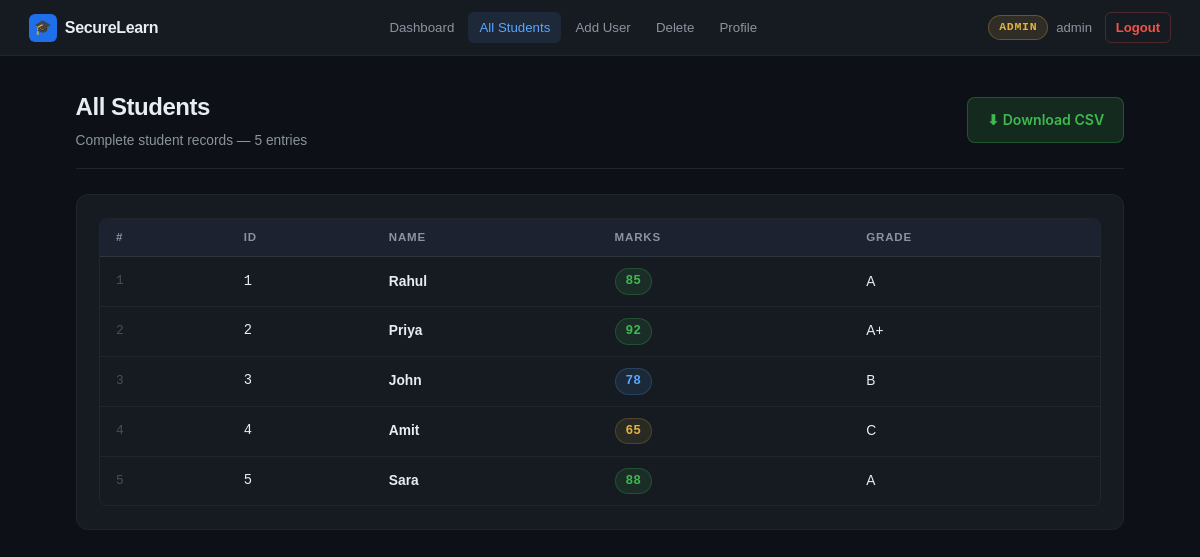
The page /students (signed in) on the database as committed earlier.
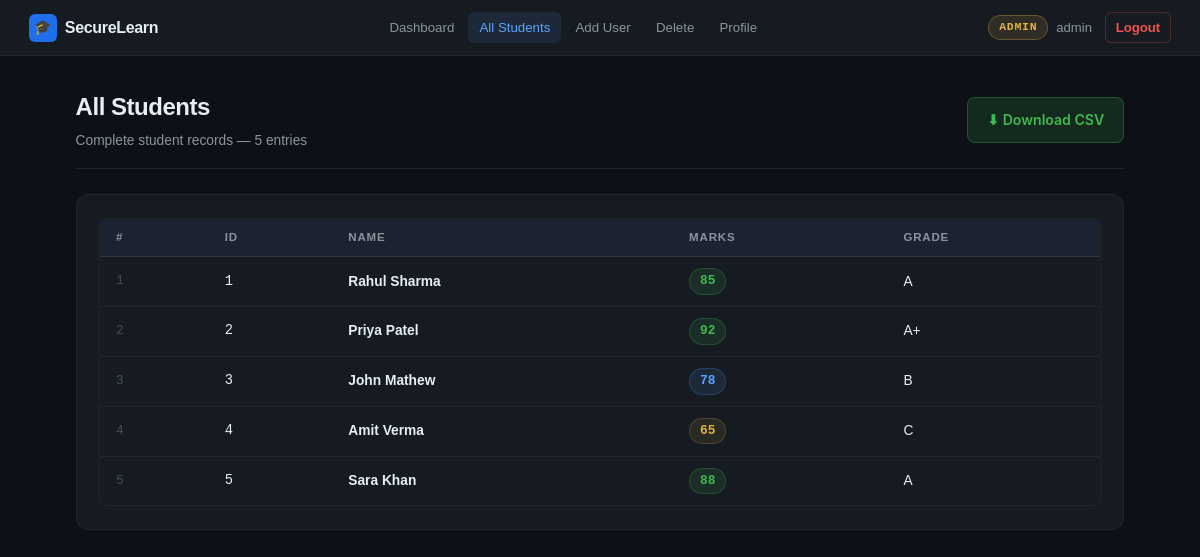
The same page on the database as committed later.
### tables this page shows
CREATE TABLE students (
        id INTEGER PRIMARY KEY AUTOINCREMENT,
        name TEXT NOT NULL,
        marks INTEGER NOT NULL
    );

### app.py (the view)
@app.route("/students")
def students():
    if "username" not in session:
        return redirect(url_for("login"))
    if not is_admin():
        return "Access Denied"
    conn = get_db()
    data = conn.execute("SELECT * FROM students").fetchall()
    conn.close()
    return render_template("students.html", students=data)

### app.py (called while the page is built)
@app.after_request
def set_security_headers(response):
    response.headers['Content-Security-Policy'] = (
        "default-src 'self'; "
        "script-src 'self'; "
        "style-src 'self' 'unsafe-inline'; "
        "img-src 'self' data:; "
        "font-src 'self'; "
        "connect-src 'self'; "
        "frame-ancestors 'none'; "
        "base-uri 'self'; "
        "form-action 'self';"
    )
    response.headers['X-Frame-Options'] = 'DENY'
    response.headers['X-Content-Type-Options'] = 'nosniff'
    response.headers['Server'] = 'SecureServer'
    return response

def get_db():
    conn = sqlite3.connect(DB)
    conn.row_factory = sqlite3.Row
    return conn

def is_admin():
    return session.get("role") == "admin"

### templates/students.html (shortened to what this page needs)
{% extends "base.html" %}
{% block content %}
<div class="page-header">
    <div>
        <h1 class="page-title">All Students</h1>
        <p class="page-sub">Complete student records — {{ students|length }} entries</p>
    </div>
    <div class="page-actions">
        <a href="/download_students" class="btn btn-success">
            ⬇ Download CSV
        </a>
    </div>
</div>
<div class="card">
    <div class="table-wrap">
        <table>
            <thead>
                <tr>
                    <th>#</th>
                    <th>ID</th>
                    <th>Name</th>
                    <th>Marks</th>
                    <th>Grade</th>
                </tr>
            </thead>
            <tbody>
                {% for s in students %}
                <tr>
                    <td class="td-num">{{ loop.index }}</td>
                    <td class="td-mono">{{ s['id'] }}</td>
                    <td><strong>{{ s['name'] }}</strong></td>
                    <td>
                        <span class="marks {% if s['marks']>=80 %}marks-a{% elif s['marks']>=70 %}marks-b{% elif s['marks']>=60 %}marks-c{% else %}marks-f{% endif %}">
                            {{ s['marks'] }}
                        </span>
                    </td>
                    <td>
                        {% if s['marks'] >= 90 %}A+
                        {% elif s['marks'] >= 80 %}A
                        {% elif s['marks'] >= 70 %}B
                        {% elif s['marks'] >= 60 %}C
                        {% else %}F{% endif %}
                    </td>
                </tr>
                {% endfor %}
            </tbody>
        </table>
    </div>
</div>
{% endblock %}

### templates/base.html (shortened to what this page needs)
<!DOCTYPE html>
<html lang="en">
<head>
    <link rel="stylesheet" href="{{ url_for('static', filename='css/style.css') }}">
</head>
<body style="font-family: Arial, sans-serif;">
    <nav class="navbar">
        <div class="nav-brand">
            <div class="nav-brand-icon">🎓</div>
            <span class="nav-brand-text">SecureLearn</span>
        </div>
        <div class="nav-links">
            <a href="/dashboard" class="nav-link {% if request.path=='/dashboard' %}active{% endif %}">Dashboard</a>
            {% if session.role == 'admin' %}
            <a href="/students" class="nav-link {% if request.path=='/students' %}active{% endif %}">All Students</a>
            <a href="/add_user" class="nav-link {% if request.path=='/add_user' %}active{% endif %}">Add User</a>
            <a href="/delete" class="nav-link {% if request.path=='/delete' %}active{% endif %}">Delete</a>
            {% else %}
            <a href="/my_data" class="nav-link {% if request.path=='/my_data' %}active{% endif %}">My Data</a>
            {% endif %}
            <a href="/update_profile"
               class="nav-link {% if request.path=='/update_profile' %}active{% endif %}">
               Profile
            </a>
        </div>
        <div class="nav-right">
            <div class="nav-user-info">
                <span class="badge {% if session.role=='admin' %}badge-admin{% else %}badge-user{% endif %}">
                    {{ session.role|upper }}
                </span>
                <span class="nav-username">{{ session.username }}</span>
            </div>
            <a href="/logout" class="nav-logout">Logout</a>
        </div>
    </nav>
    <main class="main-content">
        {% block content %}{% endblock %}
    </main>
</body>
</html>

Rows that differ between the two databases and show on the page:
changed students id 1: name "Rahul" → "Rahul Sharma"
changed students id 2: name "Priya" → "Priya Patel"
changed students id 3: name "John" → "John Mathew"
changed students id 4: name "Amit" → "Amit Verma"
changed students id 5: name "Sara" → "Sara Khan"
